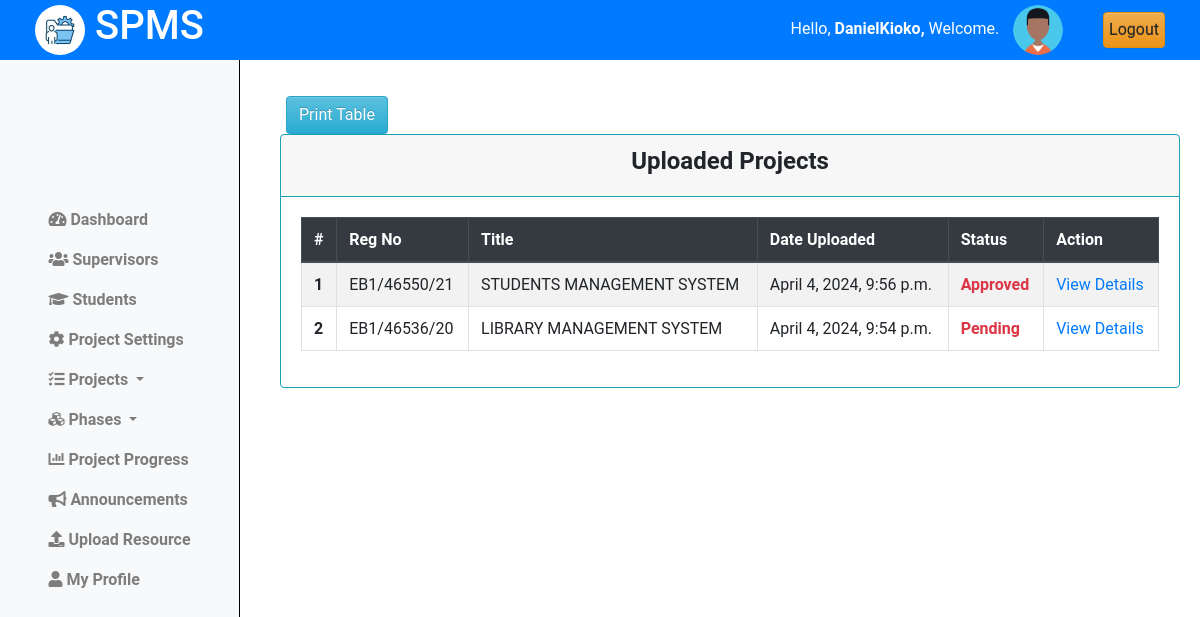
Screenshot of /coordinator/titles/uploaded_titles/ (signed in) with the database file from the repository.
### projectsApp/models.py (models this page shows, shortened)
class Coordinator(AbstractUser):
    pass

class Projects(models.Model):
    student = models.ForeignKey(Student, on_delete=models.CASCADE)
    title = models.CharField(max_length=255)
    description = models.TextField()
    objectives = models.TextField()
    lecturer = models.ForeignKey(Lecturer, on_delete=models.SET_NULL, null=True, blank=True)
    status = models.CharField(max_length=50, choices=[
        ('pending', 'Pending'),
        ('approved', 'Approved'),
        ('rejected', 'Rejected')
    ], default='Pending')
    created_at = models.DateTimeField(auto_now_add=True)
    updated_at = models.DateTimeField(auto_now=True)

class Student(models.Model):
    regno = models.CharField(max_length=255, unique=True)
    email = models.EmailField(max_length=255, unique=True)
    name = models.CharField(max_length=255)
    phone_number = models.IntegerField(null=True, blank=True)
    intake_year = models.PositiveSmallIntegerField(default=2024)
    password = models.CharField(max_length=128, null=False, blank=False)
    user_id = models.AutoField(primary_key=True)
    last_login = models.DateTimeField(blank=True, null=True)
    USERNAME_FIELD = 'email'
    REQUIRED_FIELDS = ['regno', 'name', 'phone_number']
    class Meta:
        db_table = "students"

### projectsApp/AccessControl.py (the view)
    @login_required
    def wrapper(request, *args, **kwargs):
        if not isinstance(request.user, Coordinator):
            return redirect('cordinator_login')
        return function(request, *args, **kwargs)

### projectsApp/AccessControl.py (called while the page is built)
def coordinator_required(function):
    @login_required
    def wrapper(request, *args, **kwargs):
        if not isinstance(request.user, Coordinator):
            return redirect('cordinator_login')
        return function(request, *args, **kwargs)
    return wrapper

### projectsApp/views.py (called while the page is built)
@coordinator_required
def view_projects(request):
    projects = Projects.objects.all().order_by('-created_at')
    context = {
        'projects':projects
        }
    return render(request, 'cordinator/projects.html',context)

### projectsApp/templates/cordinator/projects.html (shortened to what this page needs)
{% extends 'base_cord.html' %}
{% load static %}
{% block content %}
{% include 'column1_cord.html' %}
<div class="content">
    <div class="container-fluid">
        <div class="row">
            <div class="text-center mt-3 ml-3">
                <button id="print-button" onclick="printTable()" class="btn btn-info">Print Table</button>
            </div>
            <div class="card border-info">
                <div class="card-header text-center border-info">
                    <h4><b>Uploaded Projects</b></h4>
                </div>
                <div class="card-body">
                    <table id="print-table" class="table table-bordered table-hover  table-striped border-info">
                        <thead class="thead-dark">
                            <tr>
                                <th scope="col">#</th>
                                <th scope="col">Reg No</th>
                                <th scope="col">Title</th>
                                <th scope="col">Date Uploaded</th>
                                <th scope="col">Status</th>
                                <th scope="col">Action</th>
                            </tr>
                        </thead>
                        <tbody>
                            {% if projects.exists %}
                                {% for project in projects %}
                                    <tr>
                                        <th scope="row">{{forloop.counter}}</th>
                                        <td>{{project.student.regno|upper}}</td>
                                        <td>{{project.title|upper}}</td>
                                        <td>{{project.created_at}}</td>
                                        <td class="text-danger "><b>{{project.status|title}}</b></td>
                                        <td><a href="{% url "view_project_details" project.id%}"> View Details </a></td>
                                    </tr>
                            {% endfor %}
                            {% else %}
                                <tr>
                                    <td colspan="6" class="text-center text-danger">No Uploaded projects found.</td>
                                </tr>
                            {% endif %}
                        </tbody>
                    </table>
                </div>
            </div>
        </div>
    </div>
</div>
<link rel="stylesheet" href="{% static 'css/mystudents.css' %}">
{% endblock %}

### projectsApp/templates/base_cord.html (shortened to what this page needs)
{% load static %}
<!doctype html>
<html class="no-js h-100" lang="en">
  <head>
    <link href="https://use.fontawesome.com/releases/v5.0.6/css/all.css" rel="stylesheet">
    <link href="https://stackpath.bootstrapcdn.com/bootstrap/4.5.2/css/bootstrap.min.css" rel="stylesheet">
    <link rel="stylesheet" href="https://cdn.jsdelivr.net/npm/bootstrap@3.3.7/dist/css/bootstrap-theme.min.css">
</head>
<body>
    <header>
        <div class="container-fluid">
            <div class="row align-items-center">
                <div class="col-md-3">
                    <div class="left">
                        <img src="{% static 'images/logo.jpg' %}" alt="Logo" class="logo">
                        <h1>SPMS</h1>
                    </div>
                </div>
                <div class="col-md-9 d-flex justify-content-end">
                    <div class="row align-items-center">
                        <div class="col-auto">
                            <span class="username mb-3" style="padding:10px;">
                                Hello,
                                <strong>
                                    {% if request.user.is_authenticated %}
                                        {% if request.user.is_staff %}
                                            {{ request.user.username }},
                                        {% else %}
                                            {{ request.user.name }},
                                        {% endif %}
                                    {% else %}
                                        Guest,
                                    {% endif %}
                                </strong>
                                Welcome.
                            </span>
                            <img src="{% static 'images/profile.png'%}" alt="Profile Picture" class="profile-pic">
                        </div>
                        <div class="col-auto">
                            <a href="{% url 'logout' %}" class="btn btn-warning" style="padding:5px;">Logout</a>
                        </div>
                    </div>
                </div>
            </div>
        </div>
    </header>
    {% block content %}
    {% endblock %}
</body>
</html>

### projectsApp/static/css/mystudents.css (style rules this page uses)
.content { margin-left: 250px; padding: 20px; margin-top: 60px; }
.card { width: 100%; margin-left: 10px; }

### projectsApp/templates/base_cord.html (style rules this page uses)
body { font-family: 'Roboto', sans-serif; margin: 0; padding: 0; }
header { background-color: #007BFF; color: white; display: flex; justify-content: space-between; align-items: center; text-align: center; padding: 10px 20px; z-index: 20; position: fixed; top: 0; left: 0; width: 100%; height: 60px; }
header .left { display: flex; align-items: center; }
header .logo { width: 50px; height: 50px; margin-right: 10px; border-radius: 50%; }
header .profile-pic { width: 50px; height: 50px; border-radius: 50%; margin-right: 10px; }

### rows the page displays
Coordinator: user.username "DanielKioko"
Projects: student.regno "EB1/46550/21", title "STUDENTS MANAGEMENT SYSTEM", created_at "April 4, 2024, 9:56 p.m.", status "Approved"
Projects: student.regno "EB1/46536/20", title "LIBRARY MANAGEMENT SYSTEM", created_at "April 4, 2024, 9:54 p.m.", status "Pending"
